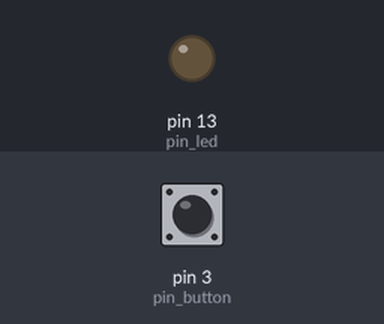
The sketch below on a simulated Arduino Uno, built with avr-gcc and run on an emulated ATmega328P. Parts: output pins drawn as LEDs (lit = HIGH). Dashed ring = blinking. The test bench sets the inputs (shaded band); at power-on: pin 3 (pin_button) HIGH.

Above: at 1.2 s.
1.3 s: pin 3 (pin_button) pulled LOW for 0.15 s
At 1.5 s:
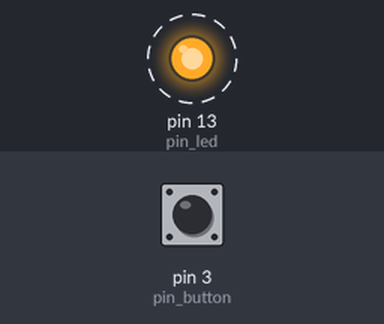
4.4 s: pin 3 (pin_button) pulled LOW for 1 s
At 5.4 s:
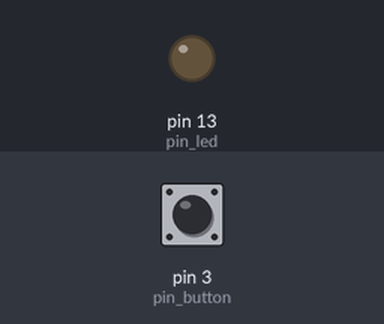
6.9 s: pin 3 (pin_button) pulled LOW for 3.2 s
At 7.1 s:
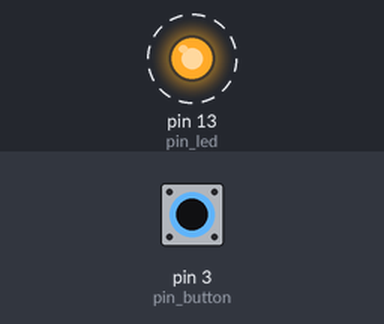
Timing chart, 0 to 17.6 s (numbered marks = the images above; inputs shaded):
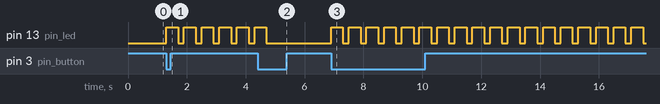

The sketch:

A1_3.ino
```cpp
// ##### Aufgabe 1.3 #####
// Digital I/O / Blinking LED
// Board connection pin of the LED
// ANODE (+) -> "longer leg" of the LED

uint8_t pin_led = 13;
uint8_t pin_button = 3;


bool ledState = LOW;
bool changeStatus = false;
bool ledIsBlinking = false;
bool oldButtonState = HIGH;

// ################################################################################


void toggle_ledstate() {
  ledState = !ledState;
}

void check_button() {
  if (digitalRead(pin_button) == LOW && oldButtonState == HIGH) {
    changeStatus = true;
  }
  oldButtonState = digitalRead(pin_button);
}

void setup() {
  pinMode(pin_led, OUTPUT);
  pinMode(pin_button, INPUT);
  digitalWrite(pin_led, ledState);
}

void loop() {
  check_button();
  if (changeStatus) {
    ledIsBlinking = !ledIsBlinking;
    changeStatus = false;
  }
  if (ledIsBlinking) {
    toggle_ledstate();
    digitalWrite(pin_led, ledState); // 400 Ticks warten und zwischendurch Schalter prüfen
    for (int i = 0; i < 8; i++) {
      delay(50);
      check_button();
    }
    toggle_ledstate();
    digitalWrite(pin_led, ledState); // 200 Ticks warten und zwischendurch Schalter prüfen
    for (int i = 0; i < 4; i++) {
      delay(50);
      check_button();
    }
  }
}
```

Measured:
- after the input at 1.3 s, pin 13 (pin_led): alternates HIGH for 0.40 s and LOW for 0.20 s, starting at once
- after the input at 4.4 s, pin 13 (pin_led): goes on until 4.7 s, then stays LOW
- after the input at 6.9 s, pin 13 (pin_led): alternates HIGH for 0.40 s and LOW for 0.20 s, starting at once
